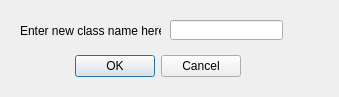
<?xml version="1.0" encoding="UTF-8"?>
<ui version="4.0">
 <class>AddClassWindow</class>
 <widget class="QDialog" name="AddClassWindow">
  <property name="geometry">
   <rect>
    <x>0</x>
    <y>0</y>
    <width>339</width>
    <height>97</height>
   </rect>
  </property>
  <property name="windowTitle">
   <string>Dialog</string>
  </property>
  <widget class="QDialogButtonBox" name="buttonBox">
   <property name="geometry">
    <rect>
     <x>-60</x>
     <y>50</y>
     <width>301</width>
     <height>32</height>
    </rect>
   </property>
   <property name="orientation">
    <enum>Qt::Horizontal</enum>
   </property>
   <property name="standardButtons">
    <set>QDialogButtonBox::Cancel|QDialogButtonBox::Ok</set>
   </property>
  </widget>
  <widget class="QLineEdit" name="newClassEntry">
   <property name="geometry">
    <rect>
     <x>170</x>
     <y>20</y>
     <width>113</width>
     <height>20</height>
    </rect>
   </property>
  </widget>
  <widget class="QLabel" name="lbl_enter_class_name">
   <property name="geometry">
    <rect>
     <x>20</x>
     <y>20</y>
     <width>141</width>
     <height>21</height>
    </rect>
   </property>
   <property name="text">
    <string>Enter new class name here:</string>
   </property>
  </widget>
 </widget>
 <resources/>
 <connections>
  <connection>
   <sender>buttonBox</sender>
   <signal>accepted()</signal>
   <receiver>AddClassWindow</receiver>
   <slot>accept()</slot>
   <hints>
    <hint type="sourcelabel">
     <x>248</x>
     <y>254</y>
    </hint>
    <hint type="destinationlabel">
     <x>157</x>
     <y>274</y>
    </hint>
   </hints>
  </connection>
  <connection>
   <sender>buttonBox</sender>
   <signal>rejected()</signal>
   <receiver>AddClassWindow</receiver>
   <slot>reject()</slot>
   <hints>
    <hint type="sourcelabel">
     <x>316</x>
     <y>260</y>
    </hint>
    <hint type="destinationlabel">
     <x>286</x>
     <y>274</y>
    </hint>
   </hints>
  </connection>
 </connections>
</ui>
